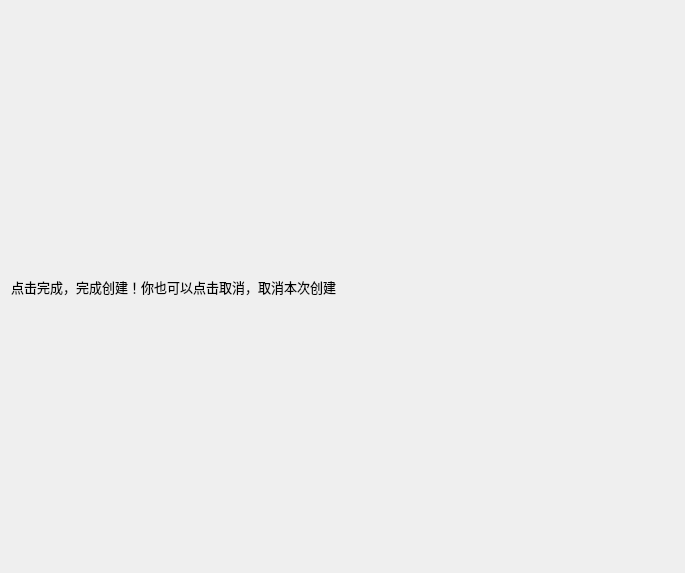
<?xml version="1.0" encoding="UTF-8"?>
<ui version="4.0">
 <class>ConfirmPage</class>
 <widget class="QWizardPage" name="ConfirmPage">
  <property name="geometry">
   <rect>
    <x>0</x>
    <y>0</y>
    <width>685</width>
    <height>573</height>
   </rect>
  </property>
  <property name="windowTitle">
   <string>WizardPage</string>
  </property>
  <layout class="QGridLayout" name="gridLayout">
   <item row="0" column="0">
    <layout class="QVBoxLayout" name="verticalLayout">
     <item>
      <widget class="QLabel" name="label">
       <property name="font">
        <font>
         <pointsize>10</pointsize>
        </font>
       </property>
       <property name="text">
        <string>点击完成，完成创建！你也可以点击取消，取消本次创建</string>
       </property>
      </widget>
     </item>
    </layout>
   </item>
  </layout>
 </widget>
 <resources/>
 <connections/>
</ui>
